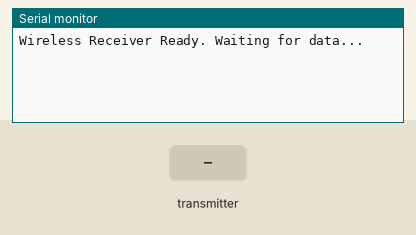
Recording of a sketch running on a simulated Arduino Uno, built with avr-gcc and run on an emulated ATmega328P. Parts: the last lines printed to the serial monitor. The inputs (shaded band) are chosen by the test bench. No radio packets arrive unless stated.

Above: at 1.2 s.
1.3 s: the transmitter starts sending spin = 0
At 1.37 s:
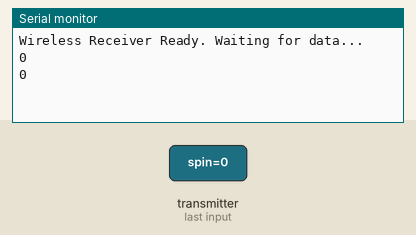
3.2 s: the transmitter starts sending spin = 1
At 3.27 s:
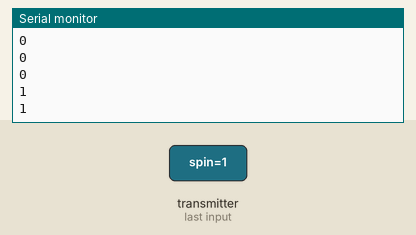

Measured:
- after the input at 1.3 s, the serial monitor: prints a new line at once (image 1)
- after the input at 3.2 s, the serial monitor: prints a new line at once (image 2)

The sketch:

bicycleReceiverInterface21.ino
```cpp
// rx_serial_interface.ino - Receiver (PC Side)
// Receives wireless data and prints it to the PC's Serial port
// in the EXACT 1-part format required by the Python script: 1 or 0, followed by \n


#include <SPI.h>
#include "RF24.h"

// --- NRF24L01 PIN DEFINITIONS ---
RF24 radio(10, 9); // CE, CSN
const byte addresses[][6] = {"00100"}; // Unique address for the pipe (MUST MATCH TX)

// --- DATA STRUCTURE (MUST MATCH TRANSMITTER) ---
struct Payload {
    bool spin;
};

void setup() {
  // IMPORTANT: The Python script is looking for this exact baud rate!
  Serial.begin(9600);

  // 1. Initialize Radio
  radio.begin();
  radio.openReadingPipe(1, addresses[0]);
  radio.setPALevel(RF24_PA_LOW);
  radio.startListening(); // Set as receiver

  Serial.println("Wireless Receiver Ready. Waiting for data...");
}

void loop() {
  // Check if data is available in the radio buffer
  if (radio.available()) {
    Payload receivedData;

    // Check radio connection status only for debugging, commented out for cleaner output
    // Serial.println(radio.isChipConnected() ? "NRF yes" : "NRF no");

    // Read the data packet
    radio.read(&receivedData, sizeof(receivedData));

    // Print the received boolean spin state as '1' or '0' followed by a newline (\r\n)
    Serial.println(receivedData.spin);
  }
}
```
